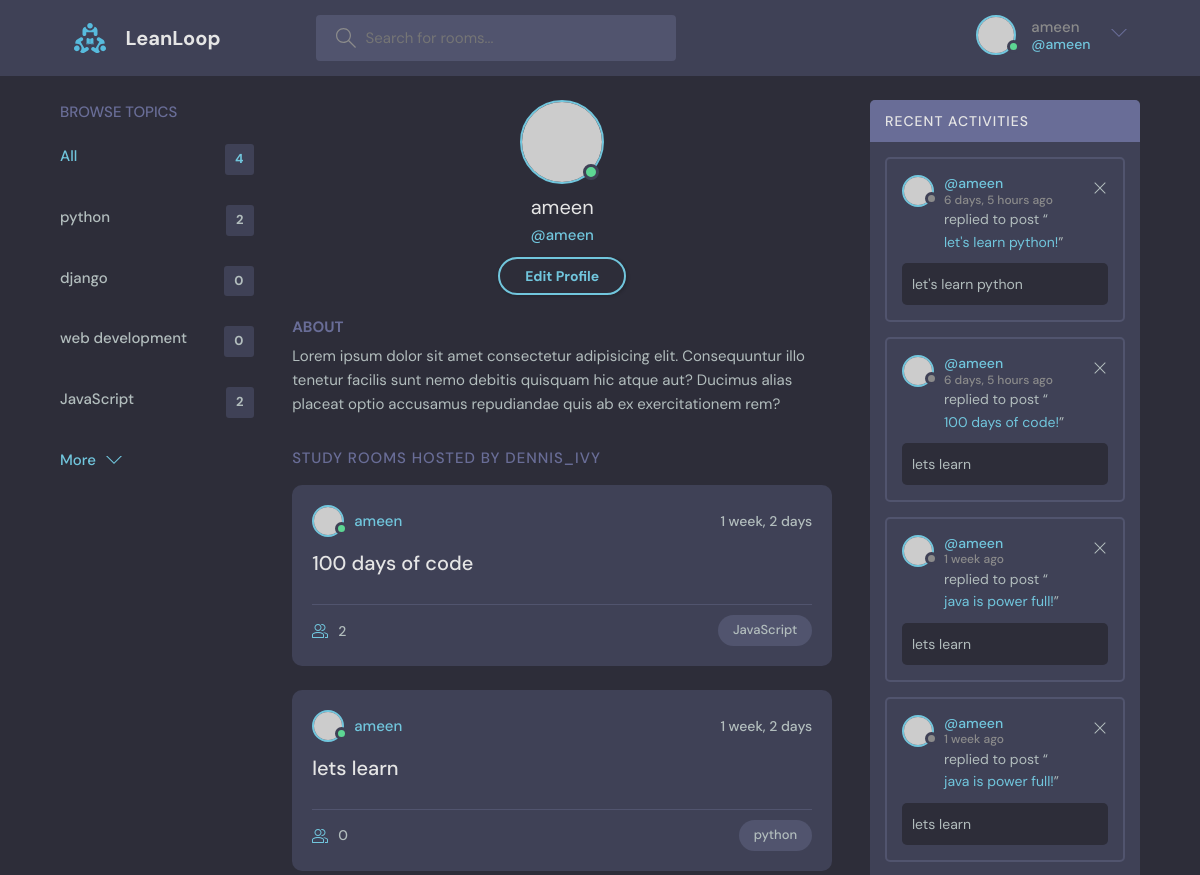
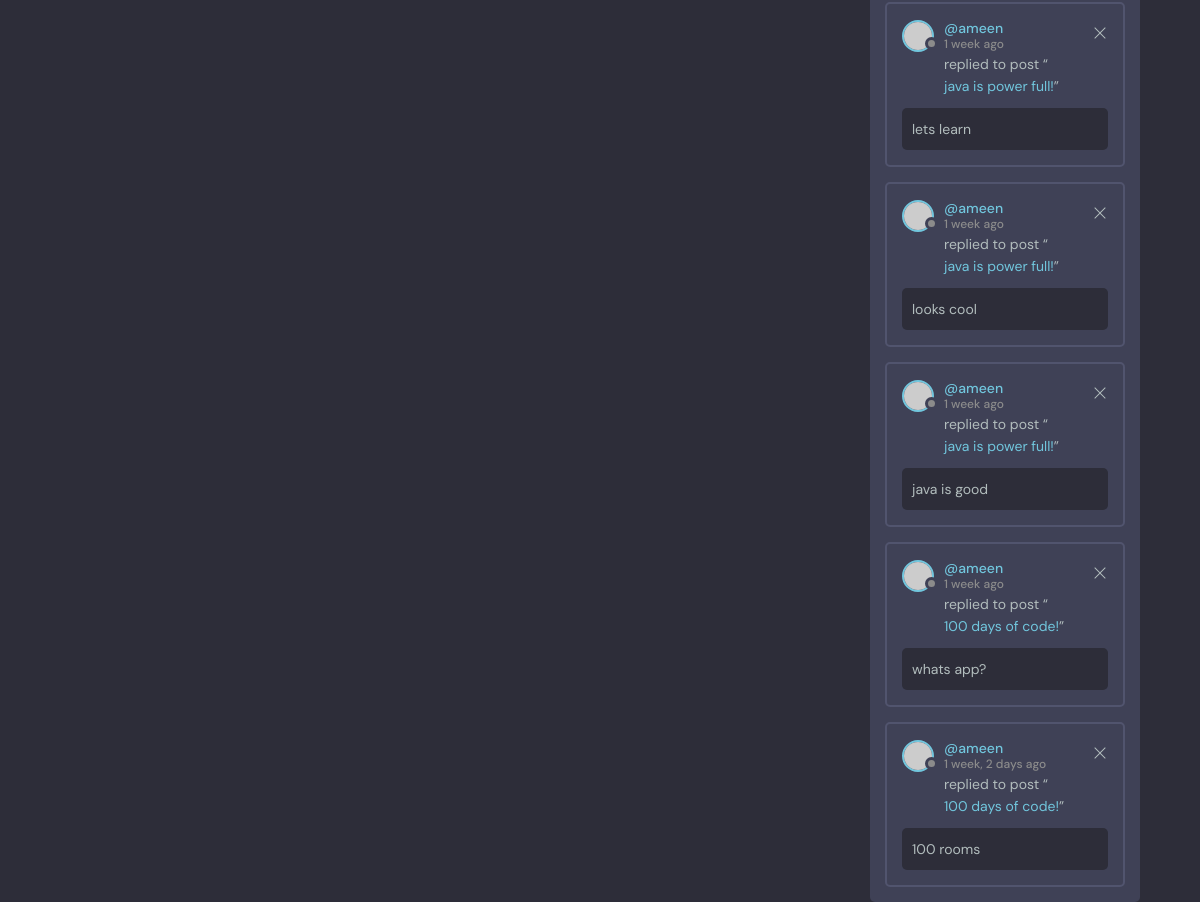
Before: /profile/1 (signed in) with the older database file (2 pictures, top to bottom).
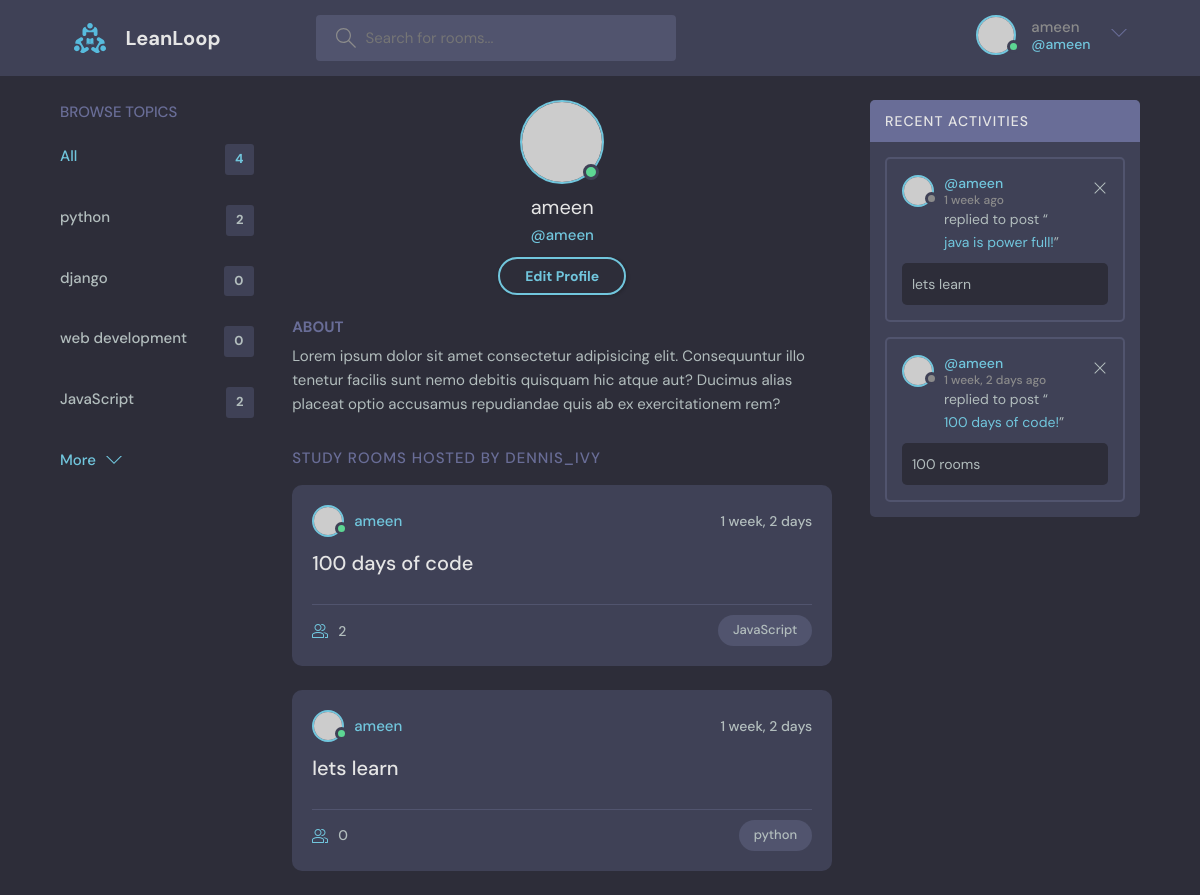
After: the same page with the newer database file.
### base/models.py (models this page shows, shortened)
class Topic(models.Model):
    name = models.CharField(max_length=200)

class Room(models.Model):
    host = models.ForeignKey(User, on_delete=models.SET_NULL,null=True)
    topic = models.ForeignKey(Topic, on_delete=models.SET_NULL,null=True)
    name = models.CharField(max_length=200)
    description = models.TextField(null = True, blank=True)
    participants = models.ManyToManyField(User,related_name='participants',blank=True)
    updated = models.DateTimeField(auto_now=True)
    created = models.DateTimeField(auto_now_add=True)
    class Meta:
        ordering = ['-updated' ,'-created']
    def __str__(self):
        return self.name

class Message(models.Model):
    user = models.ForeignKey(User, on_delete=models.CASCADE)
    room = models.ForeignKey(Room, on_delete=models.CASCADE)
    body = models.TextField()
    updated = models.DateTimeField(auto_now=True)
    created = models.DateTimeField(auto_now_add=True)
    class Meta:
        ordering = ['-updated' ,'-created']

### base/views.py (the view)
# urls.py: path("profile/<str:pk>", views.userProfile, name="user-profile"),
@login_required(login_url='/login')
def userProfile (request,pk):
    user = User.objects.get(id=pk)
    rooms = user.room_set.all()
    room_messages = user.message_set.all()
    topics = Topic.objects.all()
    context = {'user':user ,'rooms':rooms , 'room_messages':room_messages ,
               'topics':topics}
    return render(request , 'base/profile.html', context)

### base/templates/base/profile.html
{% extends "main.html" %}
{% block content %}
 <main class="profile-page layout layout--3">
    <div class="container">
      {% include "base/topics_component.html" %}
      <div class="roomList">
        <div class="profile">
          <div class="profile__avatar">
            <div class="avatar avatar--large active">
              <img src="https://randomuser.me/api/portraits/men/11.jpg" />
            </div>
          </div>
          <div class="profile__info">
            <h3>{{user.username}}</h3>
            <p>@{{user.username}}</p>
            <a href="edit-user.html" class="btn btn--main btn--pill">Edit Profile</a>
          </div>
          <div class="profile__about">
            <h3>About</h3>
            <p>
              Lorem ipsum dolor sit amet consectetur adipisicing elit. Consequuntur illo tenetur
              facilis sunt nemo debitis quisquam hic atque aut? Ducimus alias placeat optio
              accusamus repudiandae quis ab ex exercitationem rem?
            </p>
          </div>
        </div>
        <div class="roomList__header">
          <div>
            <h2>Study Rooms Hosted by dennis_ivy</a>
            </h2>
          </div>
        </div>
        {% include "base/feed_component.html" %}
      </div>
      {% include "base/activity_component.html" %}
    </div>
  </main>
{% endblock content %}

### base/templates/base/topics_component.html
<div class="topics">
  <div class="topics__header">
    <h2>Browse Topics</h2>
  </div>
  <ul class="topics__list">
    <li>
      <a href="{% url 'home' %}" class="active">All <span>{{topics.count}}</span></a>
    </li>
    {% for topic in topics  %}
    <li>
      <a href="{% url 'home' %}?q={{topic.name}}">{{topic.name}} <span>{{topic.room_set.all.count}}</span></a>
    </li>
  {% endfor %}
  </ul>
  <a class="btn btn--link" href="topics.html">
    More
    <svg version="1.1" xmlns="http://www.w3.org/2000/svg" width="32" height="32" viewBox="0 0 32 32">
      <title>chevron-down</title>
      <path d="M16 21l-13-13h-3l16 16 16-16h-3l-13 13z"></path>
    </svg>
  </a>
</div>

### base/templates/base/feed_component.html (shortened to what this page needs)
{% for room in rooms %}
<div class="roomListRoom">
  <div class="roomListRoom__header">
    <a href="{% url 'user-profile' room.host.id %}" class="roomListRoom__author">
      <div class="avatar avatar--small active">
        <img src="https://randomuser.me/api/portraits/men/11.jpg" />
      </div>
      <span>{{room.host.username}}</span>
    </a>
    <div class="roomListRoom__actions">
      <span>{{room.created|timesince}}</span>
    </div>
  </div>
  <div class="roomListRoom__content">
    <a href="{% url 'room' room.id %}">{{room.name}}</a>
  </div>
  <div class="roomListRoom__meta">
    <a href="{% url 'room' room.id %}" class="roomListRoom__joined">
      {{room.participants.all.count}}
    </a>
    <p class="roomListRoom__topic">{{room.topic.name}}</p>
  </div>
</div>
{% endfor %}

### base/templates/base/activity_component.html
<div class="activities">
  <div class="activities__header">
    <h2>Recent Activities</h2>
  </div>
  {% for message in room_messages %}
  <div class="activities__box">
    <div class="activities__boxHeader roomListRoom__header">
      <a href="{% url 'user-profile' message.user.id %}" class="roomListRoom__author">
        <div class="avatar avatar--small">
          <img src="https://randomuser.me/api/portraits/women/11.jpg" />
        </div>
        <p>
          @{{message.user}}
          <span>{{message.created|timesince}} ago</span>
        </p>
      </a>
      {% if request.user == message.user %}
      <div class="roomListRoom__actions">
        <a href="">
        <a href="{% url 'delete-message' message.id  %}">
          <svg version="1.1" xmlns="http://www.w3.org/2000/svg" width="32" height="32" viewBox="0 0 32 32">
            <title>remove</title>
            <path
              d="M27.314 6.019l-1.333-1.333-9.98 9.981-9.981-9.981-1.333 1.333 9.981 9.981-9.981 9.98 1.333 1.333 9.981-9.98 9.98 9.98 1.333-1.333-9.98-9.98 9.98-9.981z"
            ></path>
          </svg>
        </a>
      </div>
      {% endif %}
    </div>
    <div class="activities__boxContent">
      <p>replied to post “<a href="{% url 'room' message.room.id %}">{{message.room}}!</a>”</p>
      <div class="activities__boxRoomContent">
       {{message.body}}
      </div>
    </div>
  </div>
  {% endfor %}
</div>

Changed rows visible on the page:
removed Message: user "ameen", created "6 days, 5 hours", room "let's learn python", body "let's learn python"
removed Message: user "ameen", created "6 days, 5 hours", room "100 days of code", body "lets learn"
removed Message: user "ameen", created "1 week", room "java is power full", body "lets learn"
removed Message: user "ameen", created "1 week", room "java is power full", body "lets learn"
removed Message: user "ameen", created "1 week", room "java is power full", body "looks cool"
removed Message: user "ameen", created "1 week", room "java is power full", body "java is good"
removed Message: user "ameen", created "1 week", room "100 days of code", body "whats app?"
